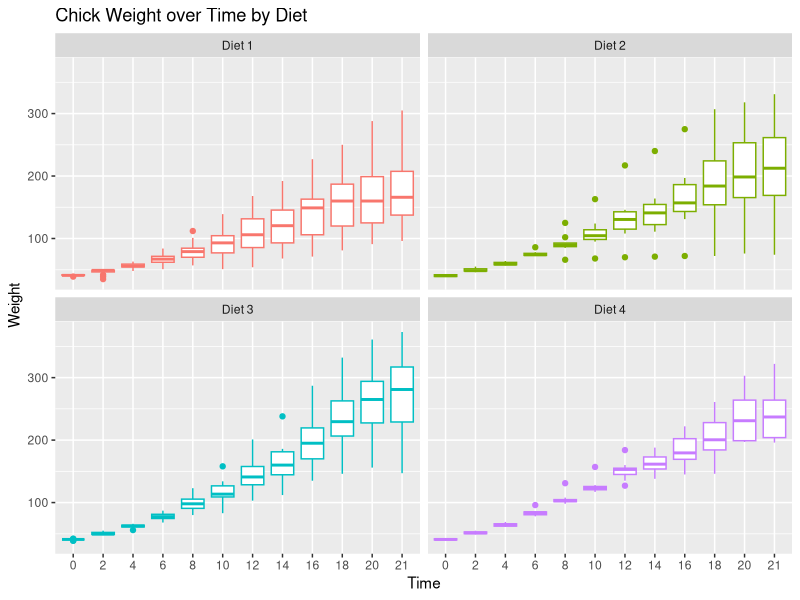
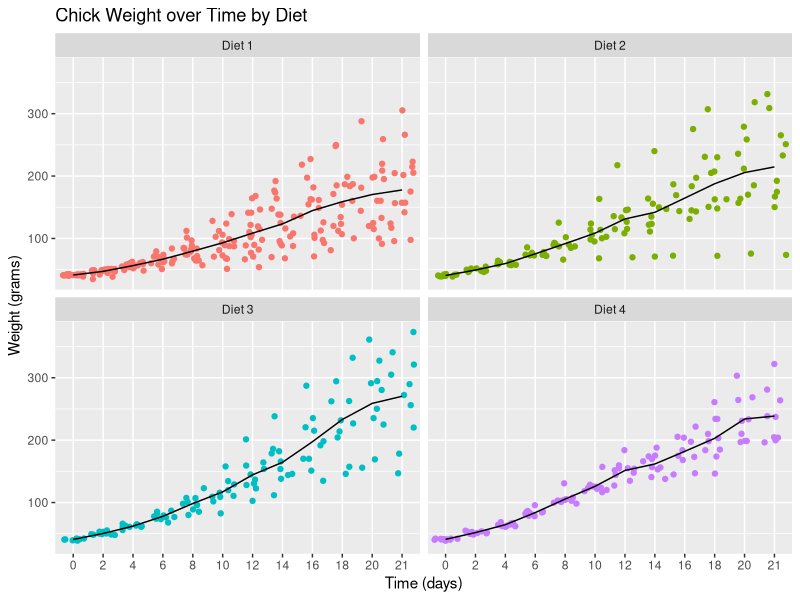

Generate these figures, in order, with R:
## ---- chunk 1
knitr::opts_chunk$set(echo = TRUE, message = FALSE)
options(knitr.table.format = "html")

## ---- chunk 2
library(data.table)
cw <- fread("ChickWeight.csv")
cw
## ---- chunk 3
setnames(cw, c("weight"), c("Weight"))
cw[, Group := factor(paste0("Diet ", Diet))][
   , Time := factor(Time)][
   , Diet:=NULL]
setcolorder(cw, c("Group", "Chick", "Time", "Weight"))
str(cw)
cw
## ---- chunk 4
library(ggplot2)
ggplot(cw, aes(Time, Weight, colour=Group)) +
  facet_wrap(~Group) +
  geom_boxplot() +
  theme(legend.position = "none") +
  ggtitle("Chick Weight over Time by Diet")
## ---- chunk 5
ggplot(cw, aes(Time, Weight, group=Group, colour=Group)) +
  facet_wrap(~Group) +
  geom_jitter() +
  stat_summary(fun.y="mean", geom="line", colour="black") +
  theme(legend.position = "none") +
  ggtitle("Chick Weight over Time by Diet") + 
  xlab("Time (days)") +
  ylab("Weight (grams)")
## ---- chunk 6
cws <- cw[ ,
          .(N      = .N, 
            Mean   = mean(Weight),
            SDev   = sd(Weight),
            Median = median(Weight),
            Min    = min(Weight),
            Max    = max(Weight)  ),
          by=.(Group, Time)]
# Pretty Table for days 0 and 21
library(magrittr)
library(knitr)
library(kableExtra)
cws[Time %in% c(0, 21)] %>% 
  kable(align="ccrrrrrr", digits = c(0, 0, 0, 1, 1, 2, 0, 0)) %>% 
  kable_styling(bootstrap_options = "striped", font_size = 24, full_width = TRUE) %>% 
  column_spec(1:8, width = "4em") %>% 
  collapse_rows(1, valign = "top")
